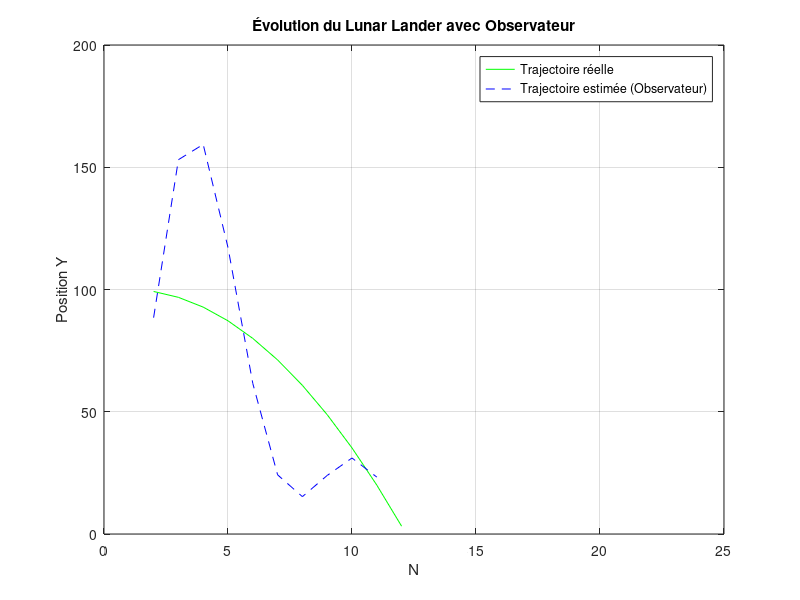

Write the MATLAB code that produced this figure.
clear all
close all
clc

% Constants
erg = 5; % Efficiency
Te = 1; % Time step
glune = 1.6; % Reduced Lunar gravity
y0 = 100; % Increased initial height
vy0 = 0; % Initial vertical velocity
vx0 = 1000; % Initial horizontal velocity (set to 0, can be changed)
N = 25; % Number of time steps

% Matrices for state-space representation
A = [1 Te 0 0;   % Updated state transition matrix for 2D motion
    0 1 0 0;
    0 0 1 Te;
    0 0 0 1];  % Updated A matrix to include horizontal motion

B = [0.5 * erg * Te^2;
    erg * Te;
    0;           % No control input for horizontal velocity
    0];          % No control input for horizontal velocity

C = [1 0 0 0]; % Output matrix (extract y position from state vector)

% Initializing state and output
X = zeros(4, N); % State vector: [y; vy; x; vx]
Y = NaN(1, N); % Output: y position, initialized to NaN (so no values are plotted initially)
%ay = 0.16 * ones(1, N); % Initialize ay to 3.2 for all time steps
ay = zeros(1, N); % Initialize ay to 0 for all time steps

% Initial conditions
X(:, 1) = [y0; vy0; 0; vx0]; % Initial state: [y0; vy0; x0; vx0]
Y(1) = NaN; % Set the first value to NaN to hide it in the plot

% Define the observer gain L (as provided: [0.9, 0.6])
L = [0.9; 0.6; 0; 0]; % Gain vector for observer

% Initializing the estimated state
X_hat = zeros(4, N); % Estimated state: [y_hat; vy_hat; x_hat; vx_hat]
X_hat(:, 1) = [0; vy0; 0; vx0]; % Initial estimated state is the same as the real state
Y_hat = NaN(1, N); % Estimated y position

% Simulation loop
for k = 1:N-1
    % Compute next real state using state-space equation
    X(:, k+1) = A * X(:, k) + B * (ay(k) - glune / erg);

    % Compute output (real y position)
    Y(k+1) = C * X(:, k+1);

    % Set negative values of Y to NaN (so they won't be plotted)
    if Y(k+1) < 0
        Y(k+1) = NaN;
    end

    % Compute next estimated state using the observer equation
    X_hat(:, k+1) = A * X_hat(:, k) + B * (ay(k) - glune / erg) + L * (Y(k+1) - C * X_hat(:, k));

    % Compute output (estimated y position)
    Y_hat(k+1) = C * X_hat(:, k+1);

    % Set negative values of Y_hat to NaN (so they won't be plotted)
    if Y_hat(k+1) < 0
        Y_hat(k+1) = NaN;
    end
end

% Plot the results
plot(1:N, Y, 'g', 'DisplayName', 'Trajectoire réelle');
hold on;
plot(1:N, Y_hat, 'b--', 'DisplayName', 'Trajectoire estimée (Observateur)');
xlabel('N');
ylabel('Position Y');
title('Évolution du Lunar Lander avec Observateur');
legend;
grid on;
